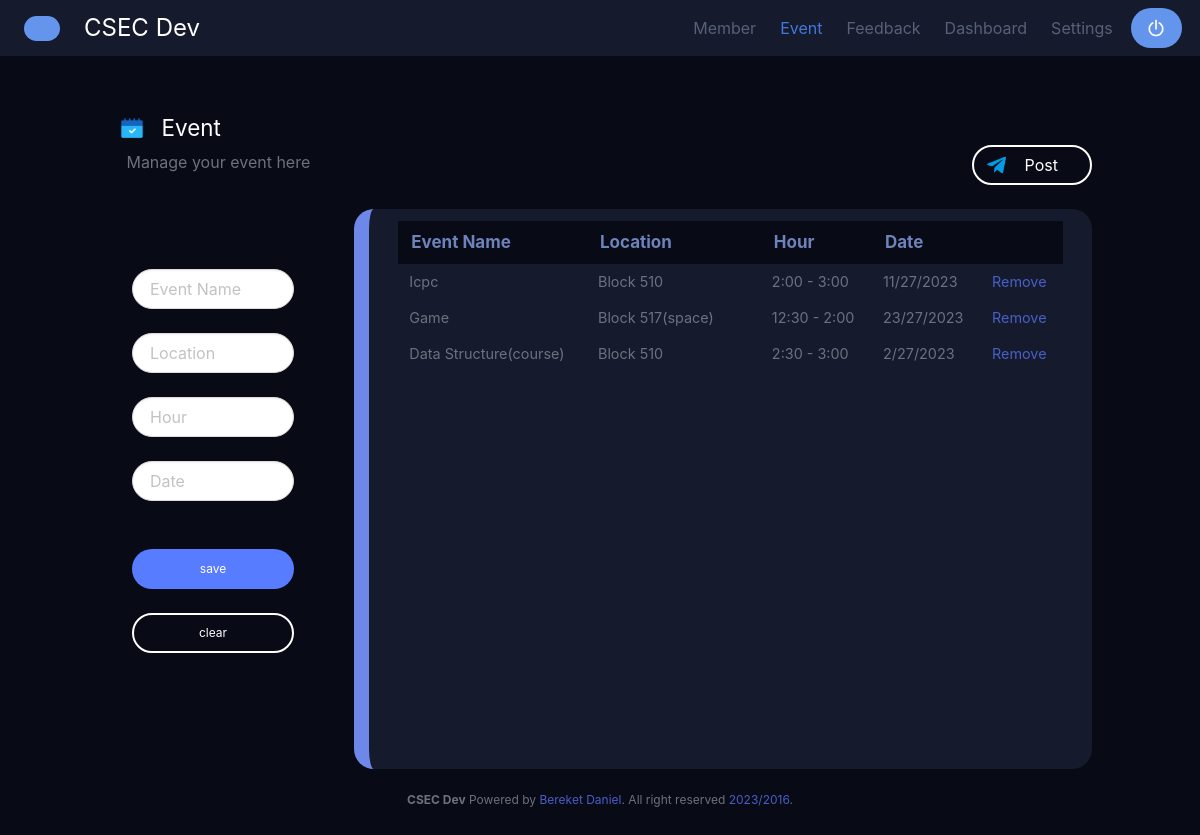
/event/ (signed in), run on an earlier commit of the app's database.
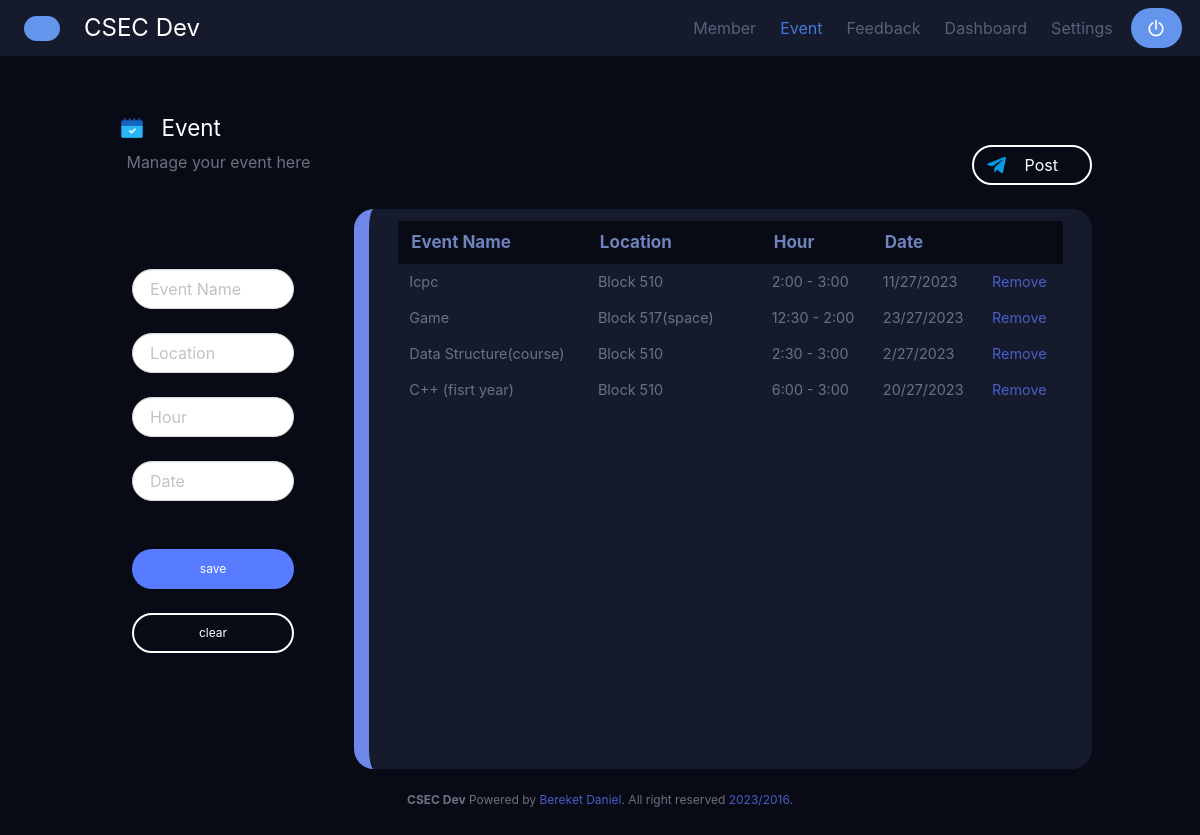
And on a later commit of the database.
### DevApp/models.py (models this page shows, shortened)
class Event(models.Model):
  eventName = models.CharField(max_length=255)
  location = models.CharField(max_length=255)
  hour = models.CharField(max_length=255)
  date = models.CharField(max_length=255)

### DevApp/views.py (the view, shortened to what this page needs)
# urls.py: path('event/', views.event, name = 'event'),
def event(request):
    eventList = Event.objects.all()
    name = request.session.get('name')
    if name:
        return render(request, "event.html" ,{'eventList': eventList})
    else:
        return redirect('login')

### templates/event.html (shortened to what this page needs)
{% extends 'base.html' %}
{% load static %}
{% block content %}
<center>
    <div style="color: white; font-size: 1.4rem; font-weight: semi bold; float: left; " ><span class="icon-text ">
        <span class="icon mt-3">
          <img src="{% static "images/event.png" %}" >
        </span>
        <span class="column ">Event</span>
      </span>
    </div>
      <br>  <br>
      <div class="columns is-flex-direction-row is-justify-content-space-between">
        <div style="color:  #6c717e; font-size: 1rem; font-weight: normal; padding-top: 0.6rem; margin-left: -7.4rem;">Manage your event here</div>
        <div id="float-btn" class="button is-rounded  js-modal-trigger" style="background-color: #080B15; border: white 2px solid; color: white;"  data-target="modal-js-example">
            <span class="icon mt-0">
                <img src="{% static "images/telegram.png" %}" width="80%">
              </span>
              <span class="column ">Post</span>
        </div>
      </div>
<br>
<form method="POST" action="{% url 'event' %}">
    <div class="columns">
        <div class="column pt-6 pr-6">
            <div class="column is-full"><input  class="input is-rounded is-fullwidth" type="text" placeholder="Event Name" name="eventName"></div>
            <div class="column is-full"><input  class="input is-rounded is-fullwidth  pb-2" type="text" placeholder="Location" name="location"></div>
            <div class="column is-full"><input class="input is-rounded is-fullwidth  pb-2" type="text" placeholder="Hour" name="hour"></div>
            <div class="column is-full"><input class="input is-rounded is-fullwidth  pb-2" type="text" placeholder="Date" name="date"></div>
            <br>
            <div class="column is-full"> <button type="submit" class="button is-fullwidth is-rounded " style="background-color: #577CFF; color: white; border: none;  " ><div class="is-size-7" id="btn">save</div></button> </div>
            <div class="column is-full"> <button class="button is-fullwidth is-rounded " style="background-color: #080B15; border: white 2px solid; color: white; " ><div class="is-size-7" id="btn">clear</div></button> </div>
        </div>
      </form>
        <div class="column is-three-quarters"  style="background-color: #151B2D; height: 70vh; border-radius: 20px; border-left: #6d88e8 solid 15px; overflow-x: scroll;">
            <table class="table  is-borderless  " style="width: 95%; background-color:  #151B2D ;">
                <thead class="has-text-white" style="border-radius: 10px;">
                  <tr  class=" is-rounded" style="background-color: #080B15;">
                    <th><abbr style="color: #6e82bc;" >Event Name</abbr></th>
                    <th><abbr   style="color: #6e82bc;">Location</abbr></th>
                    <th><abbr   style="color: #6e82bc;"></abbr></th>
                    <th><abbr   style="color: #6e82bc;">Hour</abbr></th>
                    <th><abbr   style="color: #6e82bc;">Date</abbr></th>
                    <th><abbr   style="color: #6e82bc;"></abbr></th>
                  </tr>
                </thead>
                <tbody class="tb "  style="font-size: 1rem;" >
                  {% for eventLists in eventList %}
                  <tr style="color: #6c717e; ">
                    <td  style="font-size:0.9rem;">{{eventLists.eventName}}</td>
                    <td style="font-size:0.9rem;">{{eventLists.location}}<td>
                    <td style="font-size:0.9rem;">{{eventLists.hour}}</td>
                    <td style="font-size:0.9rem;">{{eventLists.date}}</td>
                    <td style="font-size:0.9rem; color: cornflowerblue"><a  data-target="modal-js"  class="js-modal"  href="deleteEvent/{{eventLists.id}}">Remove</a></td>
                  </tr>
                  {% endfor %}
                </tbody>
              </table>
        </div>
      </div>
{% endblock %}

What changed in the data, as far as the page shows it:
added Event: eventName "C++ (fisrt year)", location "Block 510", hour "6:00 - 3:00", date "20/27/2023"
